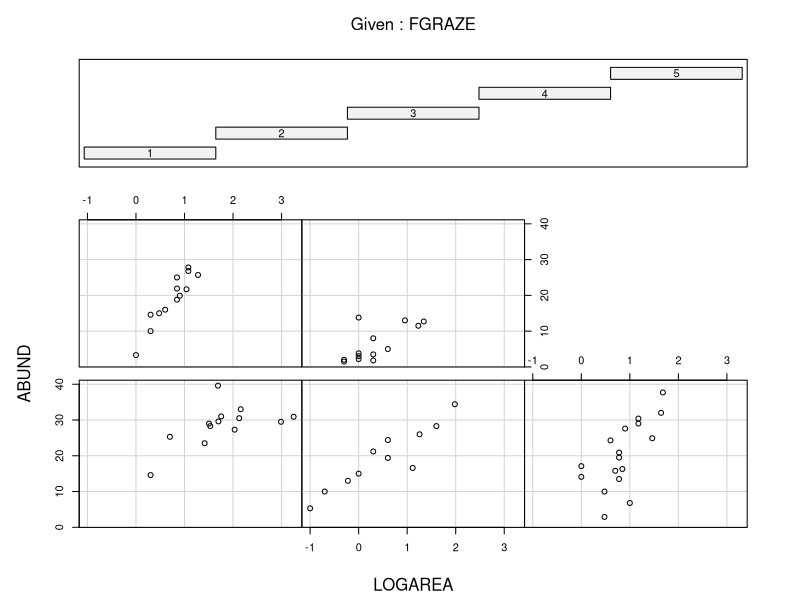
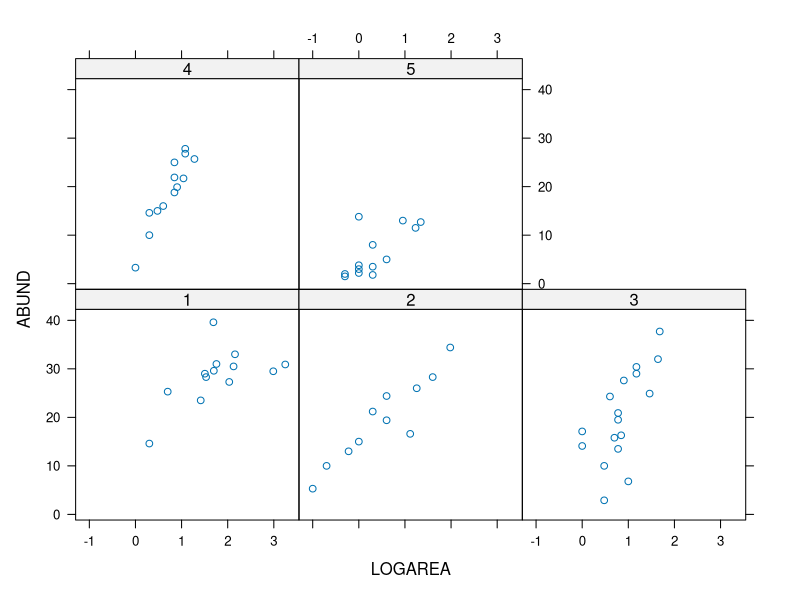
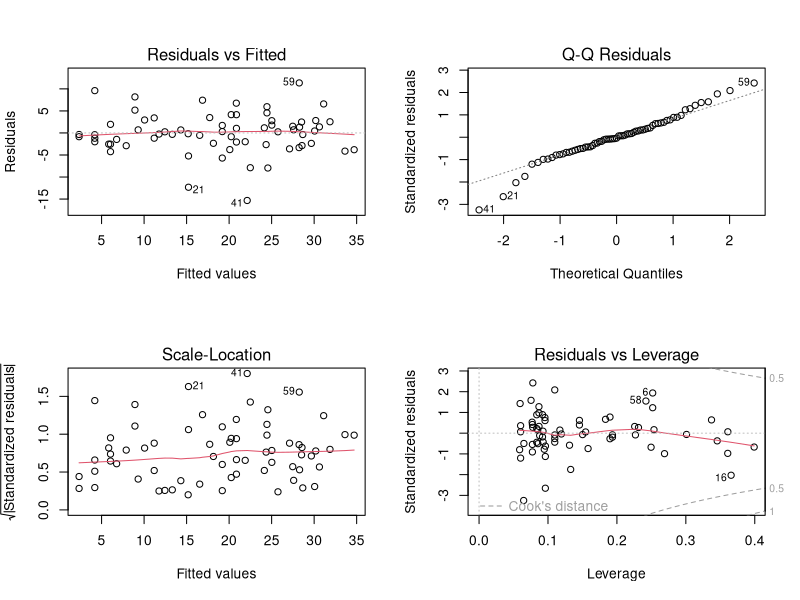
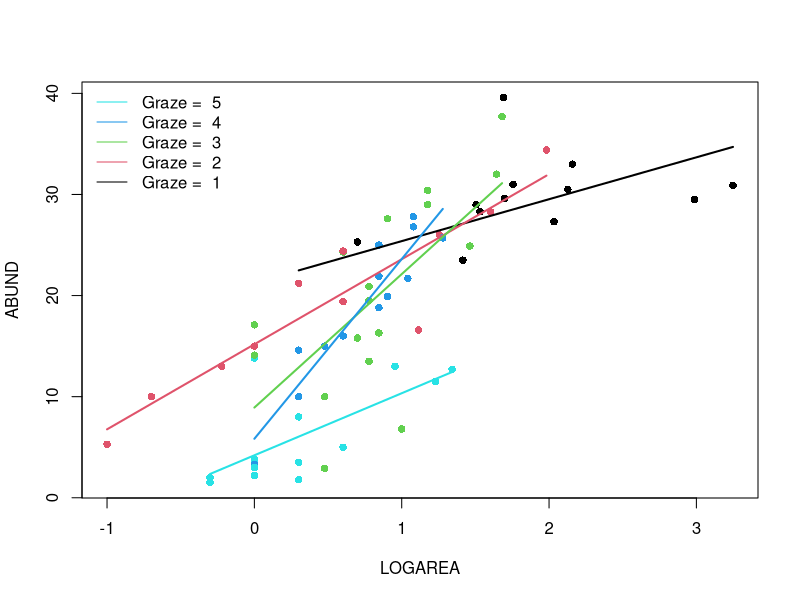
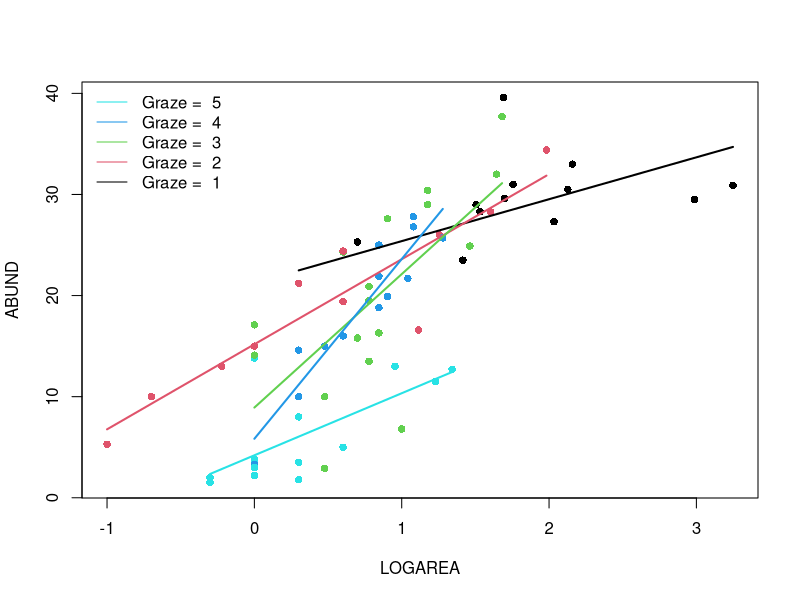
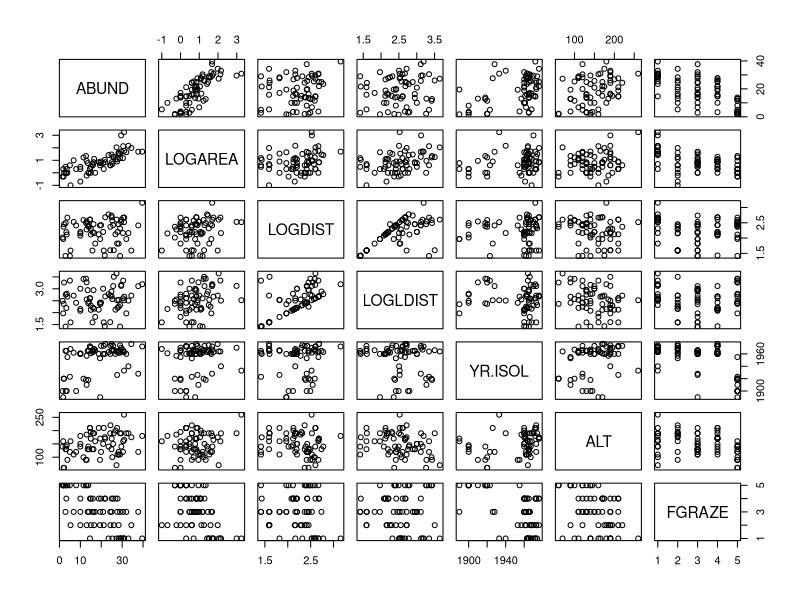
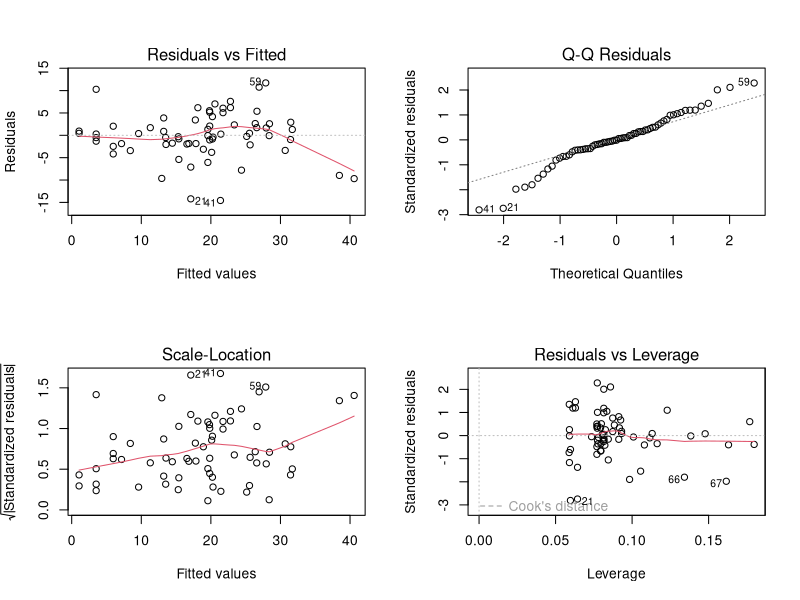
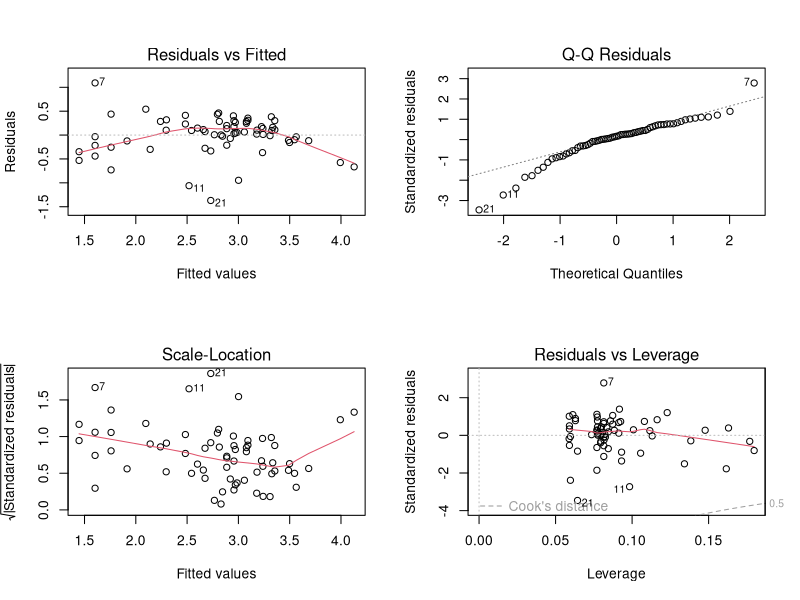

Recreate these plots in R, in order.
## ---- chunk 1
knitr::opts_chunk$set(echo=TRUE, message = FALSE, warning = FALSE, eval = FALSE, cache = FALSE)

SOLUTIONS<- TRUE
## ---- chunk 2
loyn <- read.table("./data/loyn.txt", header = TRUE)
str(loyn)
## ---- chunk 3
loyn$LOGAREA <- log10(loyn$AREA)
# create factor GRAZE as it was originally coded as an integer
loyn$FGRAZE <- factor(loyn$GRAZE)
## ---- chunk 4
coplot(ABUND ~ LOGAREA | FGRAZE, data = loyn)

# or
library(lattice)
xyplot(ABUND ~ LOGAREA | FGRAZE, data = loyn)

# There is a lot of variation in there, but:
# The mean abundance seems to decrease as grazing levels increase.
# This is most noticeable in the highest grazing level.
# Within a grazing level, abundance seems to increase with the log-patch area.
# It is unclear from this if the slope of the log-area effect is 
# different between grazing levels
## ---- chunk 5
birds.inter.1 <- lm(ABUND ~ FGRAZE * LOGAREA , data = loyn)
## ---- chunk 6
# first split the plotting device into 2 rows and 2 columns
par(mfrow = c(2,2))

# now create the residuals plots
plot(birds.inter.1)

# To test the normality of residuals assumption we use the Normal Q-Q plot. 
# The central residuals are not too far from the Q-Q line but the extremes
# are too extreme (the tails of the distribution are too long). Some
# observations, both high and low, are poorly explained by the model.

# The plot of the residuals against the fitted values suggests these
# extreme residuals happen for intermediate fitted values.

# Looking at the homogeneity of variance assumption (Residuals vs
# Fitted and Scale-Location plot),
# the graphs are mostly messy, with no clear pattern emerging. There is
# a hint of smaller variance with the lowest fitted values, which is not ideal.
# This could mean that the homogeneity of variance assumption is not met
# (i.e. the variances are not the same), but with this amount of data we 
# can't tell. ABUND being bounded by zero, it wouldn't be too 
# surprising that the variance increases with the mean abundance.

# The observations with the highest leverage don't appear to be overly
# influential, according to the Cook's distances in the Residuals vs
# Leverage plot.  
## ---- chunk 7
summary(birds.inter.1)

# Here the intercept (baseline) is the predicted `ABUND` for LOGAREA = 0,
# for FGRAZE level 1.
# the null hypothesis for the intercept is that the intercept = 0
# (not biologically relevant).

# LOGAREA represents the slope for LOGAREA, specific to level FGRAZE = 1.
# The null hypothesis is that the slope of the relationship
# between LOGAREA and ABUND = 0, for level FGRAZE = 1 only. 

# FGRAZE2...5 estimate differences (contrasts) between the *intercept* of
# each level and the *intercept* of the reference level, FGRAZE = 1. 

# FGRAZE2...5:LOGAREA estimate differences (contrasts) between the *slope*
# of LOGAREA for each level and the *slope* of LOGAREA for the reference
# level, FGRAZE = 1. 


# The Multiple R-square value is 0.76, slightly up from the purely additive
# model (in the optional questions)
# but not much, considering that we have added a whole 4 parameters to the
# model, i.e. nearly doubled its complexity
## ---- chunk 8
par(mfrow= c(1, 1))
plot(ABUND ~ LOGAREA, data= loyn, col= GRAZE, pch= 16)
# Note: # color 1 means black in R
# color 2 means red in R
# color 3 means green in R
# color 4 means blue in R
# color 5 means cyan in R

# FGRAZE1
# create a sequence of increasing Biomass within the observed range
LOGAREA.seq<- seq(from= min(loyn$LOGAREA[loyn$FGRAZE == 1]),
					to= max(loyn$LOGAREA[loyn$FGRAZE == 1]),
					length= 20)
# create data frame for prediction
dat4pred<- data.frame(FGRAZE= "1", LOGAREA= LOGAREA.seq)
# predict for new data
dat4pred$predicted<- predict(birds.inter.1, newdata= dat4pred)
# add the predictions to the plot of the data
lines(predicted ~ LOGAREA, data= dat4pred, col= 1, lwd= 2)

# FGRAZE2
LOGAREA.seq<- seq(from= min(loyn$LOGAREA[loyn$FGRAZE == 2]),
					to= max(loyn$LOGAREA[loyn$FGRAZE == 2]),
					length= 20)
dat4pred<- data.frame(FGRAZE= "2", LOGAREA= LOGAREA.seq)
dat4pred$predicted<- predict(birds.inter.1, newdata= dat4pred)
lines(predicted ~ LOGAREA, data= dat4pred, col= 2, lwd= 2)

# FGRAZE3
LOGAREA.seq<- seq(from= min(loyn$LOGAREA[loyn$FGRAZE == 3]),
					to= max(loyn$LOGAREA[loyn$FGRAZE == 3]),
					length= 20)
dat4pred<- data.frame(FGRAZE= "3", LOGAREA= LOGAREA.seq)
dat4pred$predicted<- predict(birds.inter.1, newdata= dat4pred)
lines(predicted ~ LOGAREA, data= dat4pred, col= 3, lwd= 2)

# FGRAZE4
LOGAREA.seq<- seq(from= min(loyn$LOGAREA[loyn$FGRAZE == 4]),
					to= max(loyn$LOGAREA[loyn$FGRAZE == 4]),
					length= 20)
dat4pred<- data.frame(FGRAZE= "4", LOGAREA= LOGAREA.seq)
dat4pred$predicted<- predict(birds.inter.1, newdata= dat4pred)
lines(predicted ~ LOGAREA, data= dat4pred, col= 4, lwd= 2)

# FGRAZE5
LOGAREA.seq<- seq(from= min(loyn$LOGAREA[loyn$FGRAZE == 5]),
					to= max(loyn$LOGAREA[loyn$FGRAZE == 5]),
					length= 20)
dat4pred<- data.frame(FGRAZE= "5", LOGAREA= LOGAREA.seq)
dat4pred$predicted<- predict(birds.inter.1, newdata= dat4pred)
lines(predicted ~ LOGAREA, data= dat4pred, col= 5, lwd= 2)

legend("topleft", 
 legend= paste("Graze = ", 5:1), 
 col= c(5:1), bty= "n",
 lty= c(1, 1, 1), 
 lwd= c(1, 1, 1))
## ---- chunk 9
# Okay, that was a long-winded way of doing this.
# If, like me, you prefer more compact code and less risks of errors,
# you can use a loop, to save repeating the sequence 5 times:
par(mfrow= c(1, 1))
plot(ABUND ~ LOGAREA, data= loyn, col= GRAZE, pch= 16)

for(g in levels(loyn$FGRAZE)){# `g` will take the values "1", "2",..., "5" in turn
	LOGAREA.seq<- seq(from= min(loyn$LOGAREA[loyn$FGRAZE == g]),
										to= max(loyn$LOGAREA[loyn$FGRAZE == g]),
														length= 20)
	dat4pred<- data.frame(FGRAZE= g, LOGAREA= LOGAREA.seq)
	dat4pred$predicted<- predict(birds.inter.1, newdata= dat4pred)
	lines(predicted ~ LOGAREA, data= dat4pred, col= as.numeric(g), lwd= 2)
}
legend("topleft", 
 legend= paste("Graze = ", 5:1), 
 col= c(5:1), bty= "n",
 lty= c(1, 1, 1), 
 lwd= c(1, 1, 1))
## ---- chunk 10
# INTERACTIVE MODEL
# The slopes of the LOGAREA effect across grazing levels are all over the
# place, without any coherent pattern (for instance, they could have been
# increasing or decreasing gradually from low to high grazing intensity).
# From a model like this, it is challenging to learn anything general about 
# the nature of the relationships between birds, patch size and grazing.

# The interaction is non-significant, so isn't supported statistically either.

# Time to revert to the simpler, or a different model? More on this in the next exercise!

# Some observations are poorly predicted (fitted) using the current set
# of predictors.

## ---- chunk 11
str(loyn)
loyn$LOGDIST <- log10(loyn$DIST)
loyn$LOGLDIST <- log10(loyn$LDIST)
## ---- chunk 12
# Example:

# Rank	|	Predictor	|	Biological effect
# 1	    |	LOGAREA	  |	Large patches containing proportionally
#                     more core habitat: enable persistence of
#                     species with larger home ranges. 
# 3	    |	LOGDIST	  |	?
# ?	    |	LOGLDIST	|	?
# 2	    |	YR.ISOL	  |	?
# ?	    |	ALT		    |	?
# ?	    |	FGRAZE	  |	?

# expect different researchers to come up with different predictions!
# The main limitation is our lack of expert knowledge of the
# study system and area, of course.
## ---- chunk 13
VOI<- c("ABUND", "LOGAREA", "LOGDIST", "LOGLDIST", "YR.ISOL", "ALT", "FGRAZE")
pairs(loyn[, VOI])

# There is variable degrees of imbalance (correlation) between predictors
# such as:
# LOGAREA and FGRAZE, 
# LOGDIST and LOGLDIST (quite expected), 
# YR.ISOL and other variables like LOGAREA or FGRAZE, 
# LOGAREA and ALT, 
# but overall a decent spread of observations across these pairs of predictors.

# The relationship between the response variable ABUND and all the predictors
# is visible in the top row:
#  Some potential correlations present like with LOGAREA (positive), 
# YR.ISOl (positive), maybe ALT (positive) and FGRAZE (negative).
## ---- chunk 14
M1 <- lm(ABUND ~ LOGDIST + LOGLDIST +
                 YR.ISOL + ALT + LOGAREA * FGRAZE,
         data = loyn)
## ---- chunk 15
library(car)
vif(M1)

# Potential problem with FGRAZE (as seen from data exploration) with LOGAREA
# or YR.ISOL
# Ignore for the moment, but we will have to take this into account in our
# interpretation of the results.
# The high VIF for the terms involved in an
# interaction is expected and can be ignored.
## ---- chunk 16
# Wait: why did we not use 'summary' or 'anova' for this?
summary(M1)
anova(M1)

# 'summary' tests if the coefficient for each predictor is significantly
# different from zero.
# 'anova' tests for the significance of the proportion of variation explained
# by a particular term in the model.
# The ANOVA allows testing the overall significance of categorical predictors,
# which involves several coefficients together, thus is more handy. 
# But the results of this ANOVA depend on the order of the variables,
# which is arbitrary here.
# We could change the order but there are too many possible permutations
# Summary p-values don't suffer that problem but test different hypotheses
# It would be useful to use an ANOVA that doesn't depend on the order
# of inclusion of the variables, like 'drop1'

drop1(M1, test = "F")

# LOGDIST is the least significant, hence makes the least 
# contribution to the variability explained by the model, 
# with respect to the number of degrees of freedom it uses (1)

# In retrospect, this model selection step effectively amounts to a test of the
# significance of the LOGDIST effect (although it is a relatively weak test,
# because this was not specific: in reality we were testing
# multiple hypotheses at once)
## ---- chunk 17
M2 <- lm(ABUND ~ LOGLDIST + # removing LOGDIST here
                 YR.ISOL + ALT + LOGAREA * FGRAZE,
         data = loyn)

# or use the shortcut:

M2<- update(M1, formula = . ~ . - LOGDIST) # "." means all previous variables
drop1(M2, test = "F")

# LOGLDIST is now the least significant, hence makes the least 
# contribution to the variability explained by the model, 
# with respect to the number of degrees of freedom it uses (1)

M3 <- update(M2, formula = . ~ . - LOGLDIST)
drop1(M3, test = "F")

# YR.ISOL and ALT now the least significant. Choosing on the basis of
# p-values this similar is really quite arbitrary, so would be best guided
# by expert knowledge if we have it.
# in the absence of strong a-priori expertise, we'll go for YR.ISOL

M4 <- update(M3, formula = . ~ . - YR.ISOL)
drop1(M4, test = "F")

# and finally drop ALT from the model
# I am writing the model in full for more clarity:
M5 <- lm(ABUND ~ LOGAREA * FGRAZE, data = loyn) 
# Here we are, back to a
# familiar version of the model!
## ---- chunk 18
# If the goal of the study is simply to test the FGRAZE * LOGAREA interaction, then all we need is the associated significance test.
# If the model is intended to be used for further inference (like
# prediction), then we will try to simplify it as much as is justifiable to do.

# We can use drop1 for this, but we don't need to, in this simple case:
# when an interaction is significant, the main effects should be left in,
# irrespective of significance, because the interaction cannot be
# interpreted correctly without its main effect.

# Likewise, when an interaction is non-significant it must go first,
# and only then the evidence for the main effects can be assessed.

# Because R always includes interactions *after* their main effects
# in the models, the anova of the model returns the same result as drop1, 
# in our simple model which has no interactions with other terms

# Demo:
anova(M5)
drop1(M5, test= "F") 
# drop1 is clever enough that it doesn't let you
# see the p-values for the main effect, in the presence of their interaction.

# In this case the interaction is not significant, and thus isn't needed
# a better model would thus be the additive-only model:
# lm(ABUND ~ LOGAREA + FGRAZE , data = loyn)
# By applying 'drop1' we have effectively tested the effect of the interaction,
# i.e. the hypothesis that the effect of grazing level depends on patch size (or vice versa).
## ---- chunk 19
M6 <- lm(ABUND ~ LOGAREA + FGRAZE, data = loyn) 
# first split the plotting device into 2 rows and 2 columns
par(mfrow = c(2,2))

# now create the residuals plots
plot(M6)

# To test the normality of residuals assumption we use the Normal Q-Q plot. 
# The central residuals are not too far from the Q-Q line but the extremes
# are too extreme (the tails of the distribution are too long). Some
# observations, both high and low, are poorly explained by the model.

# The plot of the residuals against the fitted values suggests these
# extreme residuals happen for intermediate fitted values.

# Looking at the homogeneity of variance assumption (Residuals vs
# Fitted and Scale-Location plot),
# the graphs are mostly messy, with no clear pattern emerging. There is
# a hint of smaller variance with the lowest fitted values, which is not ideal.
# This could mean that the homogeneity of variance assumption is not met
# (i.e. the variances are not the same). 

# The observations with the highest leverage don't appear to be overly
# influential, according to the Cook's distances in the Residuals vs
# Leverage plot.  
## ---- chunk 20
# (Extra)
# ABUND being bounded by zero, it wouldn't be too surprising if the variance increases with the mean abundance.
# This is often improved by log-transforming the response
loyn$logABUND<- log(loyn$ABUND + 1) # here the natural log
M6log <- lm(logABUND ~ LOGAREA + FGRAZE, data = loyn)
par(mfrow = c(2,2))
plot(M6log)

# Not this time! Lots of extreme negative residuals generated.

# Back to `M6`, then. The other issue was the extreme residuals.
# This could be due to missing important predictors from the model, either
# unknown predictors, or interactions.
## ---- chunk 21
anova(M6)
# null hypothesis 1: There is no effect of LOGAREA on ABUND
# (the proportion of variation explained by LOGAREA is zero)
# null hypothesis 2: There is no effect of FGRAZE on ABUND
# (no significant proportion of variation explained by grazing
# levels *after* the effect of LOGAREA)
# the p values are all very small therefore reject both null hypotheses.

# (Supplement)
# You can work out the proportions of variation explained by each predictor
# we can extract the Sums of squares like this:
str(anova(M6)) # examine the structure of the returned object
M6.SS<- anova(M6)$'Sum Sq' # store values of interest
M6.SS # checking that we have extracted the Sums of squares as intended

# compute SST (total sums of squares):
M6.SST<- sum(anova(M6)$'Sum Sq') 

# proportion of variation in the data explained by the model:
(M6.SST - M6.SS[3]) / M6.SST # 0.7269773

# proportion of variation in the data explained by predictors:
(M6.SS[1:2]) / M6.SST # 0.5476530 0.1793243

# So that's 55% of variation in the data explained by LOGAREA and 18% for FGRAZE after LOGAREA


summary(M6)

# From the summary table, the model equation is
# ABUND = 15.72*(Intercept) + 7.25*LOGAREA + 0.38*FGRAZE2 - 0.19*FGRAZE3
# - 1.59*FGRAZE4 - 11.89*FGRAZE5
# Note that (Intercept) = 1 always
## ---- chunk 22
# Biologically: confirming what we already found out in the previous LM exercises:
# There is a significant effect of grazing levels, especially the highest
# level with a negative effect on bird abundance

# There is a significant positive effect of patch area, too.

# The relative importance of patch area and grazing is not entirely clear, 
# as these are correlated, with smaller patches also having higher grazing
# intensity on average, and larger patches lower grazing intensity.

# Some observations are poorly predicted (fitted) using the set of
# available predictors.

# Interpretation: 
# Bird abundance may increase with patch area due to populations being more
# viable in large patches (e.g. less prone to extinction), 
# or perhaps because there is proportionally less edge effect in larger
# patches, and this in turn provides more high quality habitat for species 
# associated with these habitat patches

# The negative effect of grazing may be due to grazing decreasing resource
# availability for birds, for example plants or seeds directly, or insects
# associated with the grazed plants.


# Methodologically:
# Doing model selection is difficult without an intrinsic / expert knowledge
# of the system, to guide what variables to include.
# Even with this data set, many more models could have been formulated.
# For example, for me, theory would have suggested to test an interaction 
# between YR.ISOL and LOGDIST (or LOGLDIST?), 
# because LOGDIST will affect the dispersal of birds between patches 
# (hence the colonisation rate), 
# and the time since isolation of the patch may affect how important
# dispersal has been to maintain or rescue populations 
# (for recently isolated patches, dispersal, and hence distance to nearest
# patches may have a less important effect)
## ---- chunk 23
# This time, we are not doing any specific hypothesis testing, so there's
# no need to force the LOGAREA * FGRAZE into the model until the
# end of the model selection.
# But we should still start with a "most complex model considered" 
# which we deem plausible.

M.start<- lm(ABUND ~ LOGLDIST + YR.ISOL + ALT + LOGAREA * FGRAZE, data= loyn)

step(M.start)

# or 

drop1(M.start)
# lowest AIC would be obtained by removing LOGLDIST

M.step2<- lm(ABUND ~ YR.ISOL + ALT + LOGAREA * FGRAZE, data= loyn)
drop1(M.step2)
# lowest AIC would be obtained by removing YR.ISOL

M.step3<- lm(ABUND ~ ALT + LOGAREA * FGRAZE, data= loyn)
drop1(M.step3)
# lowest AIC would be obtained by removing ALT

M.step4<- lm(ABUND ~ LOGAREA * FGRAZE, data= loyn)
drop1(M.step4)
# lowest AIC is the current model, including the interaction.
# unlike the F-test, the AIC favors retaining the interaction


# one way of constructing a summary table, for reporting the results:
# (we could include the model without interaction, for reference)
Model.formulas<- c("LOGLDIST + YR.ISOL + ALT + LOGAREA * FGRAZE",
	"YR.ISOL + ALT + LOGAREA * FGRAZE",
	"ALT + LOGAREA * FGRAZE",
	"LOGAREA * FGRAZE",
	"LOGAREA + FGRAZE")
Model.AIC<- c(AIC(M.start),
	AIC(M.step2),
	AIC(M.step3),
	AIC(M.step4),
	AIC(M6))

summary.table<- data.frame(Model= Model.formulas,
	AIC= round(Model.AIC, 2))

# Sorting models from lowest AIC (preferred) to highest (least preferred):
summary.table<- summary.table[order(summary.table$AIC), ]

# Adding AIC differences with respect to best model:
summary.table$deltaAIC<- summary.table$AIC - summary.table$AIC[1]

summary.table

# Note that this rather automatic way of doing model selection
# misses a number of plausible combinations of the terms of 
# interest. This is somewhat arbitrary and there is a chance to
# miss the "best" model in that way.

# The function `step` tries to reduce this problem with the
# options `direction= "both"`. This means that after achieving a
# minimal model by applying "backwards" steps of model
# reduction, `step` will eventually apply one or more
# "forward" steps, where previously deleted terms are added
# again in case they lead to an improvement of the minimal model.

# However, this is no replacement for a fully manual and 
# thought-through model selection, informed by the understanding 
# of theory in the research area, and of the research questions.
## ---- chunk 24
birds.add.2 <- lm(ABUND ~ FGRAZE + LOGAREA, data = loyn)
anova(birds.add.2)

# null hypothesis 1: There is no effect of FGRAZE on ABUND
# (no difference between grazing levels)
# null hypothesis 2: There is no effect of LOGAREA on ABUND
# (the proportion of variation in ABUND explained by LOGAREA is
# zero *after* accounting for the effect of FGRAZE)
# the p values are all very small therefore reject both null hypotheses.

# we can also extract the Sums of squares like this:
birds.add.2.SS<- anova(birds.add.2)$'Sum Sq' # store values of interest
birds.add.2.SST<- sum(anova(birds.add.2)$'Sum Sq') # compute SST

# proportion of variation in the data explained by the model:
(birds.add.2.SST - birds.add.2.SS[3]) / birds.add.2.SST
# the same as the previous model

# proportion of variation in the data explained by predictors:
(birds.add.2.SS[1:2]) / birds.add.2.SST # 0.5449233 0.1820540

# So that's 54% for FGRAZE and 18% for LOGAREA after FGRAZE,
# essentially reversing the contributions found in the first
# model (for reference, see the solution code chunk for Question 19).

# Conclusion: here the order matters a lot. This is not too surprising since
# the design is unbalanced and FGRAZE and LOGAREA covary (they are correlated)
## ---- chunk 25
# ABUND = 15.72*(Intercept) + 7.25*LOGAREA + 0.38*FGRAZE2 - 0.19*FGRAZE3
# - 1.59*FGRAZE4 - 11.89*FGRAZE5
# Note that (Intercept) = 1 always

# expected abundance for (A): replace LOGAREA by -0.5, and all FGRAZE2...5 by 0
15.72*1 + 7.25*(-0.5) + 0.38*0 - 0.19*0 - 1.59*0 - 11.89*0 # 12.095

# could also extract the model coefficients like this:
M6.coef<- coef(M6)
M6.coef
# and multiply by the predictor values to obtain the equivalent prediction
# (difference due to my own roundings of estimates above)
sum(M6.coef * c(1, -0.5, 0, 0, 0, 0)) # 12.09278 

# expected abundance for (B): input 1 for the GRAZE3 variable
15.72*1 + 7.25*(-0.5) + 0.38*0 - 0.19*1 - 1.59*0 - 11.89*0 # 11.905
# or
sum(M6.coef * c(1, -0.5, 0, 1, 0, 0)) # 11.90349

# the difference (B) 11.90349 - (A) 12.09278 should correspond to
# the estimate for the GRAZE3 coefficient

# expected abundance for (C)
sum(M6.coef * c(1, 0.5, 0, 1, 0, 0)) # 19.15072

# the difference (C) 19.15072 - (B) 11.90349 should coincide with the
# estimate of the slope for the LOGAREA effect, since there is just one
# LOGAREA unit of difference and the slope is the change in expected
# abundance for a 1-unit increase in the predictor.
## ---- chunk 26
# ABUND = 21.243*(Intercept) - 6.165*FGRAZE2 - 7.215*FGRAZE3 - 17.910*FGRAZE4
# - 17.043*FGRAZE5 + 4.144*LOGAREA + 4.368*FGRAZE2:LOGAREA
# + 4.989*FGRAZE3:LOGAREA + 15.235*FGRAZE4:LOGAREA + 1.996*FGRAZE5:LOGAREA
# Note that (Intercept) = 1 always

# expected abundance for (A): replace LOGAREA by 2.5, and all terms involving
# FGRAZE2...5 by 0
21.243*1 - 6.165*0 - 7.215*0 - 17.910*0 - 17.043*0 + 4.144*2.5 + 4.368*0 + 4.989*0 + 15.235*0 + 1.996*0 # 31.603

# much lower risk of error by extracting the model coefficients like this:
birds.inter.1.coef<- coef(birds.inter.1)
birds.inter.1.coef # check coefficients and their order
# and multiply by the predictor values to obtain the equivalent prediction
sum(birds.inter.1.coef * c(1, 0, 0, 0, 0, 2.5, 0, 0, 0, 0)) # 31.60296 

# expected abundance for (B): input 1 for the GRAZE5 variable and -0.5 for
# variables LOGAREA and FGRAZE5:LOGAREA
21.243*1 - 6.165*0 - 7.215*0 - 17.910*0 - 17.043*1 + 4.144*(-0.5) + 4.368*0 + 4.989*0 + 15.235*0 + 1.996*(-0.5) # 1.13
# or
sum(birds.inter.1.coef * c(1, 0, 0, 0, 1, -0.5, 0, 0, 0, -0.5)) # 1.130203 

# Well done if you got there!
## ---- chunk 27
# first split the plotting device into 2 rows and 2 columns
par(mfrow = c(2,2))

# create the residuals plots for the additive model
plot(M6)

# create the residuals plots for the interactive model
plot(birds.inter.1)

# Not a great deal of an improvement! Just marginally better in every respect,
# thanks to increasing the fit slightly by throwing lots of 
# (unnecessary?) new model parameters at the data.

# By increasing the complexity of the model, we have improved
# the fit, but there is little evidence that what we have
# additionally captured is of biological interest. It most
# likely is just noise in the data, because the sample size is
# too low for the model (and us) to be able to distinguish true
# patterns from noise (See plots from Question 8).
